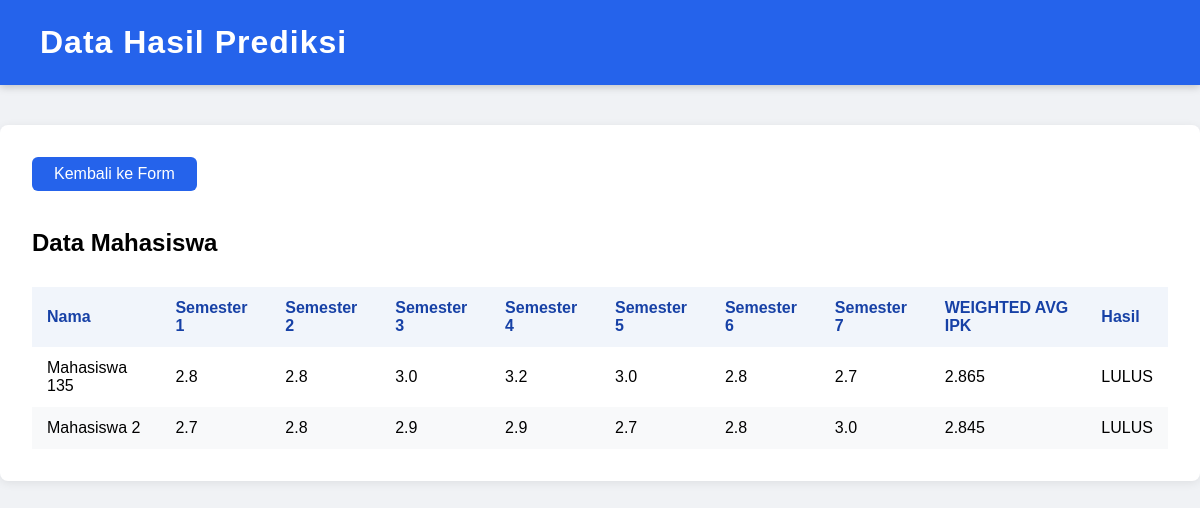
Screenshot of /table with the database file from the repository.
### tables this page shows
CREATE TABLE inputs (
            id INTEGER PRIMARY KEY AUTOINCREMENT,
            nama TEXT,
            semester1 REAL,
            semester2 REAL,
            semester3 REAL,
            semester4 REAL,
            semester5 REAL,
            semester6 REAL,
            semester7 REAL,
            stddev REAL,
            trend REAL,
            slope REAL,
            weighted_avg REAL,
            prediction TEXT
        );

### app.py (the view)
@app.route('/table')
def table():
    conn = sqlite3.connect(DB_FILE)
    c = conn.cursor()
    c.execute('''
        SELECT nama, semester1, semester2, semester3, semester4, semester5, semester6, semester7,
               weighted_avg, prediction
        FROM inputs
    ''')
    records = c.fetchall()
    conn.close()
    return render_template('table.html', records=records)

### templates/table.html (shortened to what this page needs)
<!DOCTYPE html>
<html lang="en">
<head>
</head>
<body>
    <div class="header">
        <span class="header-title">Data Hasil Prediksi</span>
    </div>
    <div class="container">
        <a href="{{ url_for('index') }}"><button class="back-btn">Kembali ke Form</button></a>
        <h2>Data Mahasiswa</h2>
        <div class="table-container">
         <table>
            <thead>
                <tr>
                    <th>Nama</th>
                    <th>Semester 1</th>
                    <th>Semester 2</th>
                    <th>Semester 3</th>
                    <th>Semester 4</th>
                    <th>Semester 5</th>
                    <th>Semester 6</th>
                    <th>Semester 7</th>
                    <th>WEIGHTED AVG IPK</th>
                    <th>Hasil</th>
                </tr>
            </thead>
            <tbody>
            {% for row in records %}
                <tr>
                    <td>{{ row[0] }}</td>
                    <td>{{ row[1] }}</td>
                    <td>{{ row[2] }}</td>
                    <td>{{ row[3] }}</td>
                    <td>{{ row[4] }}</td>
                    <td>{{ row[5] }}</td>
                    <td>{{ row[6] }}</td>
                    <td>{{ row[7] }}</td>
                    <td>{{ "%.3f"|format(row[8]) }}</td>
                    <td>{{ row[9] }}</td>
                </tr>
            {% endfor %}
            </tbody>
        </table>
        </div>
    </div>
</body>
</html>

### templates/table.html (style rules this page uses)
body { font-family: Arial, sans-serif; background: #f0f2f5; margin: 0; padding: 0; }
.header { background: #2563eb; color: #fff; padding: 24px 40px; box-shadow: 0 2px 8px rgba(0, 0, 0, 0.205); }
.header-title { font-size: 2rem; font-weight: 600; letter-spacing: 1px; }
.container { margin: 40px auto; max-width: 1500px; background: #fff; border-radius: 8px; box-shadow: 0 2px 10px rgba(0,0,0,0.08); padding: 32px; }
.table-container { max-height: 62vh; overflow-y: auto; width: 100%; }
table { width: 100%; border-collapse: collapse; margin-top: 10px; background: #fff; overflow: scroll; }
th, td { padding: 12px 15px; border: 1px solid var(--medium-gray); text-align: left; }
th { background: #f1f5fb; font-weight: 600; color: #1741a6; position: sticky; top: 0; z-index: 1; font-weight: 600; }
tbody tr:nth-child(even) { background-color: #f8f9fa; }
.back-btn { margin-bottom: 18px; background: #2563eb; color: #fff; padding: 8px 22px; border: none; border-radius: 6px; cursor: pointer; font-size: 1rem; }

### rows the page displays
inputs: nama "Mahasiswa 135", semester1 "2.8", semester2 "2.8", semester3 "3.0", semester4 "3.2", semester5 "3.0", semester6 "2.8", semester7 "2.7", weighted_avg "2.865", prediction "LULUS"
inputs: nama "Mahasiswa 2", semester1 "2.7", semester2 "2.8", semester3 "2.9", semester4 "2.9", semester5 "2.7", semester6 "2.8", semester7 "3.0", weighted_avg "2.845", prediction "LULUS"
